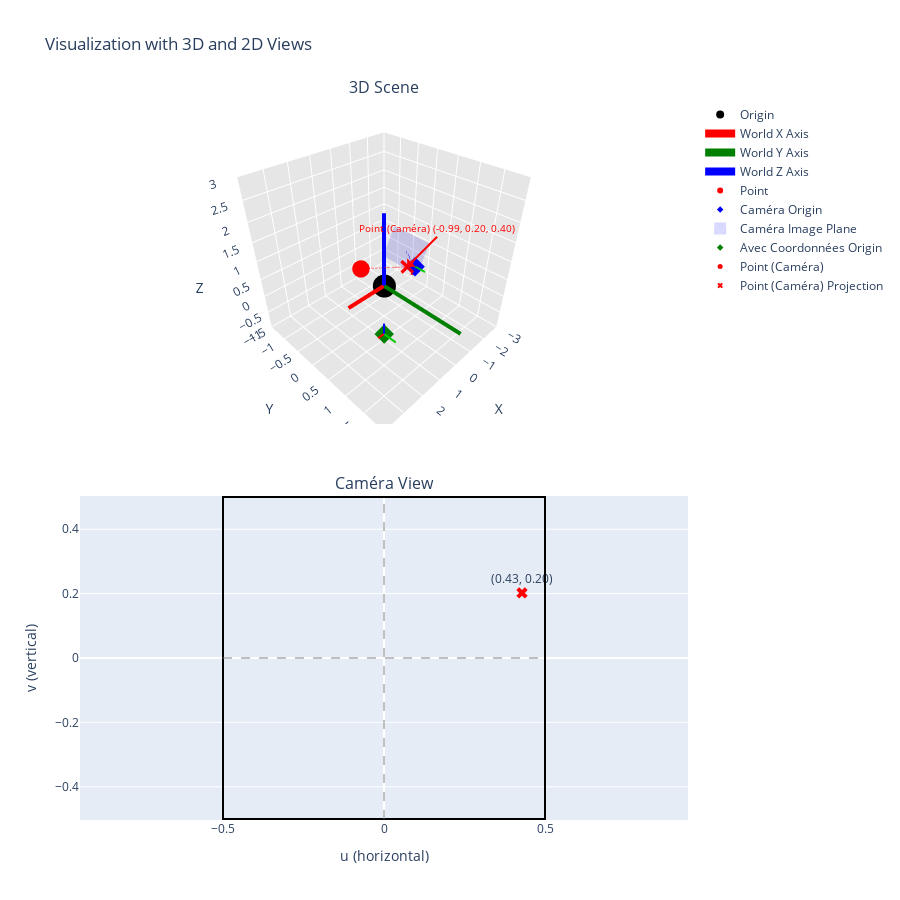

Notebook code for this chart:
### Code cell
import plotly.graph_objects as go
import numpy as np
from plotly.subplots import make_subplots

# Import de notre bibliothèque - importation directe pour assurer le rechargement
from plotcv.camera import create_frame
from plotcv.visualization import add_camera_to_plot, create_visualization_3d_2d, add_camera_connections
from plotcv.projection import project_point_to_camera

# Points 3D à visualiser
point_1 = np.array([3, 1, 2])
point_2 = np.array([1, 2, 3])

# Exemple avec plusieurs frames et paramètres show_coordinates différents
# 1. Créer une caméra avec affichage des coordonnées
camera = create_frame(
    rotation_angles=(0, 45, 0),    # Rotation de 45° autour de Y
    translation=(-2, 0, 0),        # À gauche
    focal_length=1.0,              # Distance focale
    plane_size=(0.5, 0.5),         # Taille du plan image
    optical_center=(0.0, 0),       # Centre optique légèrement décalé
    color='blue',                  # Couleur bleue
    name='Caméra',                 # Nom explicite
    is_camera=True,                # C'est une caméra (avec plan image et projection)
    show_coordinates=True          # Afficher les coordonnées des points par rapport à ce frame
)

# 2. Créer un simple repère qui n'affiche PAS les coordonnées
simple_frame = create_frame(
    rotation_angles=(0, 0, 0),     # Sans rotation 
    translation=(0, 2, 0),         # En haut
    color='red',                   # Couleur rouge
    name='Sans Coordonnées',       # Nom explicite
    is_camera=False,               # Simple repère, pas une caméra
    show_coordinates=False,         # Ne pas afficher les coordonnées des points  
)

# 3. Créer un autre repère qui affiche les coordonnées
frame_with_coords = create_frame(
    rotation_angles=(0, 0, 0),   # Rotation de -30° autour de Y
    translation=(2, 1, 0),         # À droite
    color='green',                 # Couleur verte
    name='Avec Coordonnées',       # Nom explicite
    is_camera=False,               # Simple repère, pas une caméra
    show_coordinates=True,          # Afficher les coordonnées des points
    connect_to_parent=True,  # Connecter au parent
)

fig = create_visualization_3d_2d(
    cameras=[camera, frame_with_coords],  # Utilisons seulement deux caméras pour simplifier
    points_3d=[point_1],            # Un seul point
    show_point_coordinates=False,   # Désactiver les coordonnées pour plus de clarté
    show_camera_connections=True,   # Montrer les connexions entre caméras
    connection_color='black',       # Couleur des lignes
    connection_width=2,             # Épaisseur des lignes
    connection_style='solid',         # Style de ligne testé
    connect_to_world=False           # Connecter les caméras au monde
)

fig.show()

### Figure 1 — Plotly figure (JSON) as saved in the notebook; plotly's stock layout.template omitted (floating-point values rounded to 4 significant figures)
{"data": [{"marker": {"color": "black", "size": 8, "symbol": "circle"}, "mode": "markers", "name": "Origin", "scene": "scene", "showlegend": true, "type": "scatter3d", "x": [0], "y": [0], "z": [0]}, {"line": {"color": "red", "width": 8}, "mode": "lines", "name": "World X Axis", "scene": "scene", "type": "scatter3d", "x": [0, 2], "y": [0, 0], "z": [0, 0]}, {"line": {"color": "green", "width": 8}, "mode": "lines", "name": "World Y Axis", "scene": "scene", "type": "scatter3d", "x": [0, 0], "y": [0, 2], "z": [0, 0]}, {"line": {"color": "blue", "width": 8}, "mode": "lines", "name": "World Z Axis", "scene": "scene", "type": "scatter3d", "x": [0, 0], "y": [0, 0], "z": [0, 2]}, {"marker": {"color": "red", "size": 6, "symbol": "circle"}, "mode": "markers", "name": "Point", "scene": "scene", "showlegend": true, "type": "scatter3d", "x": [3], "y": [1], "z": [2]}, {"marker": {"color": "blue", "size": 5, "symbol": "diamond"}, "mode": "markers", "name": "Caméra Origin", "scene": "scene", "showlegend": true, "type": "scatter3d", "x": [-2], "y": [0], "z": [0]}, {"line": {"color": "blue", "width": 4}, "mode": "lines", "name": "Caméra Z Axis", "scene": "scene", "showlegend": false, "type": "scatter3d", "x": [-2, -1.788], "y": [0, 0], "z": [0, 0.2121]}, {"line": {"color": "red", "width": 4}, "mode": "lines", "name": "Caméra X Axis", "scene": "scene", "showlegend": false, "type": "scatter3d", "x": [-2, -1.788], "y": [0, 0], "z": [0, -0.2121]}, {"line": {"color": "#00CC00", "width": 4}, "mode": "lines", "name": "Caméra Y Axis", "scene": "scene", "showlegend": false, "type": "scatter3d", "x": [-2, -2], "y": [0, 0.3], "z": [0, 0]}, {"color": "blue", "flatshading": true, "i": [0, 0], "j": [1, 2], "k": [2, 3], "name": "Caméra Image Plane", "opacity": 0.15, "scene": "scene", "showlegend": true, "type": "mesh3d", "x": [-1.646, -0.9393, -0.9393, -1.646], "y": [-0.5, -0.5, 0.5, 0.5], "z": [1.061, 0.3536, 0.3536, 1.061]}, {"line": {"color": "blue", "dash": "dash", "width": 2}, "mode": "lines", "name": "Caméra Optical Axis", "scene": "scene", "showlegend": false, "type": "scatter3d", "x": [-2, -1.293], "y": [0, 0], "z": [0, 0.7071]}, {"marker": {"color": "green", "size": 5, "symbol": "diamond"}, "mode": "markers", "name": "Avec Coordonnées Origin", "scene": "scene", "showlegend": true, "type": "scatter3d", "x": [2], "y": [1], "z": [0]}, {"line": {"color": "blue", "width": 4}, "mode": "lines", "name": "Avec Coordonnées Z Axis", "scene": "scene", "showlegend": false, "type": "scatter3d", "x": [2, 2], "y": [1, 1], "z": [0, 0.3]}, {"line": {"color": "red", "width": 4}, "mode": "lines", "name": "Avec Coordonnées X Axis", "scene": "scene", "showlegend": false, "type": "scatter3d", "x": [2, 2.3], "y": [1, 1], "z": [0, 0]}, {"line": {"color": "#00CC00", "width": 4}, "mode": "lines", "name": "Avec Coordonnées Y Axis", "scene": "scene", "showlegend": false, "type": "scatter3d", "x": [2, 2], "y": [1, 1.3], "z": [0, 0]}, {"marker": {"color": "red", "size": 5, "symbol": "circle"}, "mode": "markers", "name": "Point (Caméra)", "scene": "scene", "showlegend": true, "type": "scatter3d", "x": [3], "y": [1], "z": [2]}, {"marker": {"color": "red", "size": 5, "symbol": "x"}, "mode": "markers", "name": "Point (Caméra) Projection", "scene": "scene", "showlegend": true, "type": "scatter3d", "x": [-0.9898], "y": [0.202], "z": [0.4041]}, {"line": {"color": "red", "dash": "dash", "width": 2}, "mode": "lines", "name": "Point (Caméra) Ray", "scene": "scene", "showlegend": false, "type": "scatter3d", "x": [-2, 3], "y": [0, 1], "z": [0, 2]}, {"marker": {"color": "red", "size": 10, "symbol": "x"}, "mode": "markers+text", "name": "Point (Caméra)", "showlegend": false, "text": ["(0.43, 0.20)"], "textposition": "top center", "type": "scatter", "x": [0.4286], "xaxis": "x", "y": [0.202], "yaxis": "y"}], "layout": {"annotations": [{"font": {"size": 16}, "showarrow": false, "text": "3D Scene", "x": 0.5, "xanchor": "center", "xref": "paper", "y": 1, "yanchor": "bottom", "yref": "paper"}, {"font": {"size": 16}, "showarrow": false, "text": "Caméra View", "x": 0.5, "xanchor": "center", "xref": "paper", "y": 0.45, "yanchor": "bottom", "yref": "paper"}], "height": 900, "scene": {"annotations": [{"align": "left", "arrowcolor": "red", "arrowhead": 1, "ax": 30, "ay": -30, "font": {"color": "red", "size": 10}, "showarrow": true, "text": "Point (Caméra) (-0.99, 0.20, 0.40)", "x": -0.9898, "xanchor": "center", "y": 0.202, "yanchor": "bottom", "z": 0.4041}], "aspectmode": "manual", "aspectratio": {"x": 1, "y": 1, "z": 1}, "domain": {"x": [0, 1], "y": [0.55, 1]}, "xaxis": {"backgroundcolor": "rgb(230, 230, 230)", "gridcolor": "white", "range": [-3, 4], "title": {"text": "X"}}, "yaxis": {"backgroundcolor": "rgb(230, 230, 230)", "gridcolor": "white", "range": [-1.5, 2], "title": {"text": "Y"}}, "zaxis": {"backgroundcolor": "rgb(230, 230, 230)", "gridcolor": "white", "range": [-1, 3], "title": {"text": "Z"}}}, "shapes": [{"fillcolor": "rgba(255, 255, 255, 0.0)", "line": {"color": "black", "width": 2}, "type": "rect", "x0": -0.5, "x1": 0.5, "xref": "x", "y0": -0.5, "y1": 0.5, "yref": "y"}, {"line": {"color": "gray", "dash": "dash", "width": 1}, "type": "line", "x0": -0.5, "x1": 0.5, "xref": "x", "y0": 0, "y1": 0, "yref": "y"}, {"line": {"color": "gray", "dash": "dash", "width": 1}, "type": "line", "x0": 0, "x1": 0, "xref": "x", "y0": -0.5, "y1": 0.5, "yref": "y"}], "title": {"text": "Visualization with 3D and 2D Views"}, "xaxis": {"anchor": "y", "domain": [0, 1], "title": {"text": "u (horizontal)"}}, "yaxis": {"anchor": "x", "domain": [0, 0.45], "scaleanchor": "x", "scaleratio": 1, "title": {"text": "v (vertical)"}}}}
